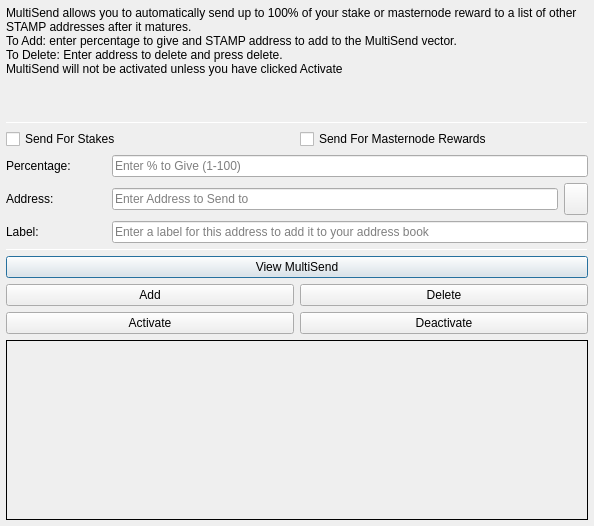
<?xml version="1.0" encoding="UTF-8"?>
<ui version="4.0">
 <class>MultiSendDialog</class>
 <widget class="QDialog" name="MultiSendDialog">
  <property name="windowModality">
   <enum>Qt::NonModal</enum>
  </property>
  <property name="geometry">
   <rect>
    <x>0</x>
    <y>0</y>
    <width>594</width>
    <height>526</height>
   </rect>
  </property>
  <property name="windowTitle">
   <string>MultiSend</string>
  </property>
  <layout class="QVBoxLayout" name="verticalLayout" stretch="0">
   <property name="leftMargin">
    <number>6</number>
   </property>
   <property name="topMargin">
    <number>6</number>
   </property>
   <property name="rightMargin">
    <number>6</number>
   </property>
   <property name="bottomMargin">
    <number>6</number>
   </property>
   <item>
    <layout class="QVBoxLayout" name="verticalLayout_Main" stretch="1,1,1,0,1,1,1">
     <item>
      <widget class="QLabel" name="label_2">
       <property name="lineWidth">
        <number>1</number>
       </property>
       <property name="text">
        <string>MultiSend allows you to automatically send up to 100% of your stake or masternode reward to a list of other STAMP addresses after it matures.
To Add: enter percentage to give and STAMP address to add to the MultiSend vector.
To Delete: Enter address to delete and press delete.
MultiSend will not be activated unless you have clicked Activate</string>
       </property>
       <property name="alignment">
        <set>Qt::AlignLeading|Qt::AlignLeft|Qt::AlignTop</set>
       </property>
       <property name="wordWrap">
        <bool>true</bool>
       </property>
      </widget>
     </item>
     <item>
      <widget class="Line" name="line">
       <property name="minimumSize">
        <size>
         <width>0</width>
         <height>1</height>
        </size>
       </property>
       <property name="maximumSize">
        <size>
         <width>16777215</width>
         <height>1</height>
        </size>
       </property>
       <property name="orientation">
        <enum>Qt::Horizontal</enum>
       </property>
      </widget>
     </item>
     <item>
      <layout class="QVBoxLayout" name="verticalLayout_Settings">
       <item>
        <layout class="QHBoxLayout" name="horizontalLayout">
         <item>
          <widget class="QCheckBox" name="multiSendStakeCheckBox">
           <property name="text">
            <string>Send For Stakes</string>
           </property>
          </widget>
         </item>
         <item>
          <widget class="QCheckBox" name="multiSendMasternodeCheckBox">
           <property name="text">
            <string>Send For Masternode Rewards</string>
           </property>
          </widget>
         </item>
        </layout>
       </item>
       <item>
        <layout class="QHBoxLayout" name="horizontalLayout_6">
         <item>
          <widget class="QLabel" name="label">
           <property name="minimumSize">
            <size>
             <width>100</width>
             <height>0</height>
            </size>
           </property>
           <property name="toolTip">
            <string>Percentage of stake to send</string>
           </property>
           <property name="text">
            <string>Percentage:</string>
           </property>
          </widget>
         </item>
         <item>
          <widget class="QLineEdit" name="multiSendPercentEdit">
           <property name="toolTip">
            <string>Enter whole numbers 1 - 100</string>
           </property>
           <property name="placeholderText">
            <string>Enter % to Give (1-100)</string>
           </property>
          </widget>
         </item>
        </layout>
       </item>
       <item>
        <layout class="QHBoxLayout" name="horizontalLayout_7">
         <item>
          <widget class="QLabel" name="label_5">
           <property name="minimumSize">
            <size>
             <width>100</width>
             <height>0</height>
            </size>
           </property>
           <property name="toolTip">
            <string>Address to send portion of stake to</string>
           </property>
           <property name="text">
            <string>Address:</string>
           </property>
          </widget>
         </item>
         <item>
          <widget class="QLineEdit" name="multiSendAddressEdit">
           <property name="toolTip">
            <string/>
           </property>
           <property name="placeholderText">
            <string>Enter Address to Send to</string>
           </property>
          </widget>
         </item>
         <item>
          <widget class="QToolButton" name="addressBookButton">
           <property name="maximumSize">
            <size>
             <width>16777215</width>
             <height>32</height>
            </size>
           </property>
           <property name="toolTip">
            <string>Choose an address from the address book</string>
           </property>
           <property name="text">
            <string/>
           </property>
           <property name="icon">
            <iconset resource="../stamp.qrc">
             <normaloff>:/icons/address-book</normaloff>:/icons/address-book</iconset>
           </property>
           <property name="shortcut">
            <string>Alt+A</string>
           </property>
          </widget>
         </item>
        </layout>
       </item>
      </layout>
     </item>
     <item>
      <layout class="QHBoxLayout" name="horizontalLayout_3">
       <item>
        <widget class="QLabel" name="label_3">
         <property name="minimumSize">
          <size>
           <width>100</width>
           <height>0</height>
          </size>
         </property>
         <property name="text">
          <string>Label:</string>
         </property>
        </widget>
       </item>
       <item>
        <widget class="QLineEdit" name="labelAddressLabelEdit">
         <property name="placeholderText">
          <string>Enter a label for this address to add it to your address book</string>
         </property>
        </widget>
       </item>
      </layout>
     </item>
     <item>
      <widget class="Line" name="line_2">
       <property name="minimumSize">
        <size>
         <width>0</width>
         <height>1</height>
        </size>
       </property>
       <property name="maximumSize">
        <size>
         <width>16777215</width>
         <height>1</height>
        </size>
       </property>
       <property name="orientation">
        <enum>Qt::Horizontal</enum>
       </property>
      </widget>
     </item>
     <item>
      <layout class="QVBoxLayout" name="verticalLayout_Buttons">
       <item>
        <layout class="QHBoxLayout" name="horizontalLayout_4">
         <item>
          <widget class="QPushButton" name="viewButton">
           <property name="toolTip">
            <string/>
           </property>
           <property name="statusTip">
            <string>View MultiSend Vector</string>
           </property>
           <property name="text">
            <string>View MultiSend</string>
           </property>
          </widget>
         </item>
        </layout>
       </item>
       <item>
        <layout class="QHBoxLayout" name="horizontalLayout_2">
         <item>
          <widget class="QPushButton" name="addButton">
           <property name="toolTip">
            <string/>
           </property>
           <property name="statusTip">
            <string>Add to MultiSend Vector</string>
           </property>
           <property name="text">
            <string>Add</string>
           </property>
          </widget>
         </item>
         <item>
          <widget class="QPushButton" name="deleteButton">
           <property name="toolTip">
            <string/>
           </property>
           <property name="statusTip">
            <string>Delete Address From MultiSend Vector</string>
           </property>
           <property name="text">
            <string>Delete</string>
           </property>
          </widget>
         </item>
        </layout>
       </item>
       <item>
        <layout class="QHBoxLayout" name="horizontalLayout_5">
         <item>
          <widget class="QPushButton" name="activateButton">
           <property name="statusTip">
            <string>Activate MultiSend</string>
           </property>
           <property name="text">
            <string>Activate</string>
           </property>
          </widget>
         </item>
         <item>
          <widget class="QPushButton" name="disableButton">
           <property name="statusTip">
            <string>Deactivate MultiSend</string>
           </property>
           <property name="text">
            <string>Deactivate</string>
           </property>
          </widget>
         </item>
        </layout>
       </item>
      </layout>
     </item>
     <item>
      <widget class="QLabel" name="message">
       <property name="minimumSize">
        <size>
         <width>0</width>
         <height>180</height>
        </size>
       </property>
       <property name="frameShape">
        <enum>QFrame::Panel</enum>
       </property>
       <property name="frameShadow">
        <enum>QFrame::Plain</enum>
       </property>
       <property name="lineWidth">
        <number>1</number>
       </property>
       <property name="midLineWidth">
        <number>1</number>
       </property>
       <property name="text">
        <string/>
       </property>
       <property name="alignment">
        <set>Qt::AlignLeading|Qt::AlignLeft|Qt::AlignTop</set>
       </property>
       <property name="wordWrap">
        <bool>true</bool>
       </property>
      </widget>
     </item>
    </layout>
   </item>
  </layout>
 </widget>
 <resources>
  <include location="../stamp.qrc"/>
 </resources>
 <connections/>
</ui>
